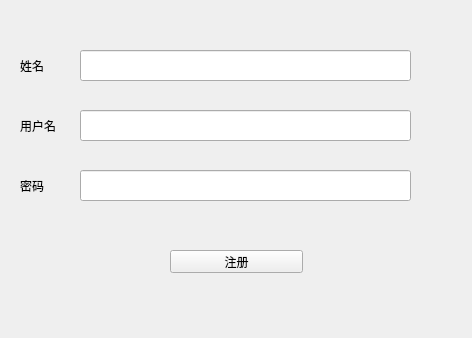
<?xml version="1.0" encoding="UTF-8"?>
<ui version="4.0">
 <class>Registered</class>
 <widget class="QWidget" name="Registered">
  <property name="geometry">
   <rect>
    <x>0</x>
    <y>0</y>
    <width>472</width>
    <height>338</height>
   </rect>
  </property>
  <property name="windowTitle">
   <string>Form</string>
  </property>
  <widget class="QLineEdit" name="name">
   <property name="geometry">
    <rect>
     <x>80</x>
     <y>50</y>
     <width>331</width>
     <height>31</height>
    </rect>
   </property>
  </widget>
  <widget class="QLineEdit" name="username">
   <property name="geometry">
    <rect>
     <x>80</x>
     <y>110</y>
     <width>331</width>
     <height>31</height>
    </rect>
   </property>
  </widget>
  <widget class="QLineEdit" name="password">
   <property name="geometry">
    <rect>
     <x>80</x>
     <y>170</y>
     <width>331</width>
     <height>31</height>
    </rect>
   </property>
  </widget>
  <widget class="QPushButton" name="registered_b">
   <property name="geometry">
    <rect>
     <x>170</x>
     <y>250</y>
     <width>133</width>
     <height>23</height>
    </rect>
   </property>
   <property name="text">
    <string>注册</string>
   </property>
  </widget>
  <widget class="QLabel" name="label">
   <property name="geometry">
    <rect>
     <x>20</x>
     <y>60</y>
     <width>54</width>
     <height>12</height>
    </rect>
   </property>
   <property name="text">
    <string>姓名</string>
   </property>
  </widget>
  <widget class="QLabel" name="label_2">
   <property name="geometry">
    <rect>
     <x>20</x>
     <y>120</y>
     <width>54</width>
     <height>12</height>
    </rect>
   </property>
   <property name="text">
    <string>用户名</string>
   </property>
  </widget>
  <widget class="QLabel" name="label_3">
   <property name="geometry">
    <rect>
     <x>20</x>
     <y>180</y>
     <width>54</width>
     <height>12</height>
    </rect>
   </property>
   <property name="text">
    <string>密码</string>
   </property>
  </widget>
 </widget>
 <resources/>
 <connections/>
</ui>
